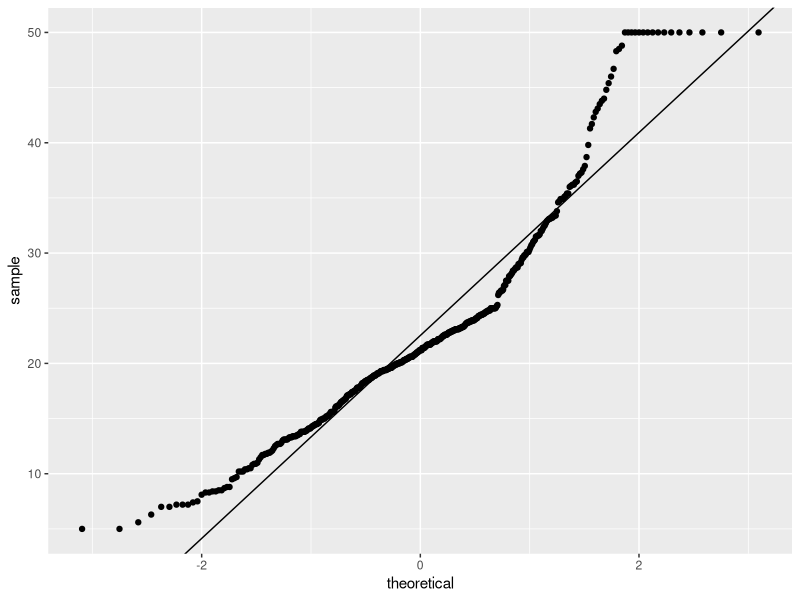

The R script that drew this image:
library("MASS") # for Boston Housing data
library("ggplot2")
d <- ggplot(Boston, aes(sample=medv)) + stat_qq() 
d + geom_abline(intercept = mean(Boston$medv), 
slope = sd(Boston$medv))
